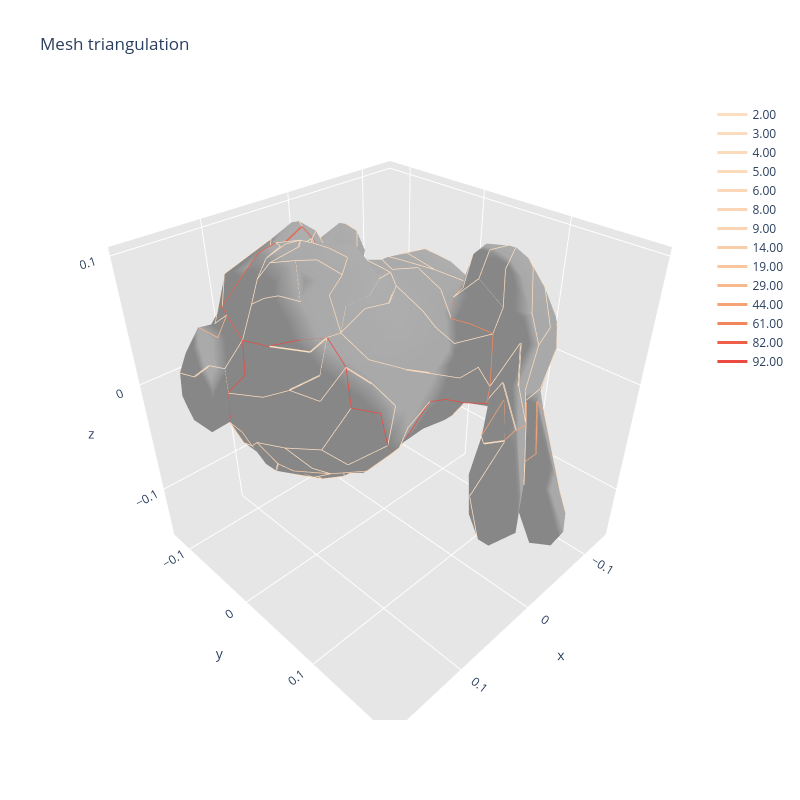

The code cell stored with this chart in its notebook:
### Code cell
# Plot it
# You can click on the legend to hide/show a level of the saliency map
data3=plotly_trisurf_saliency(mesh, edges=edges, saliency=sal)
fig3 = go.Figure(data=data3, layout=layout)
fig3.show()
